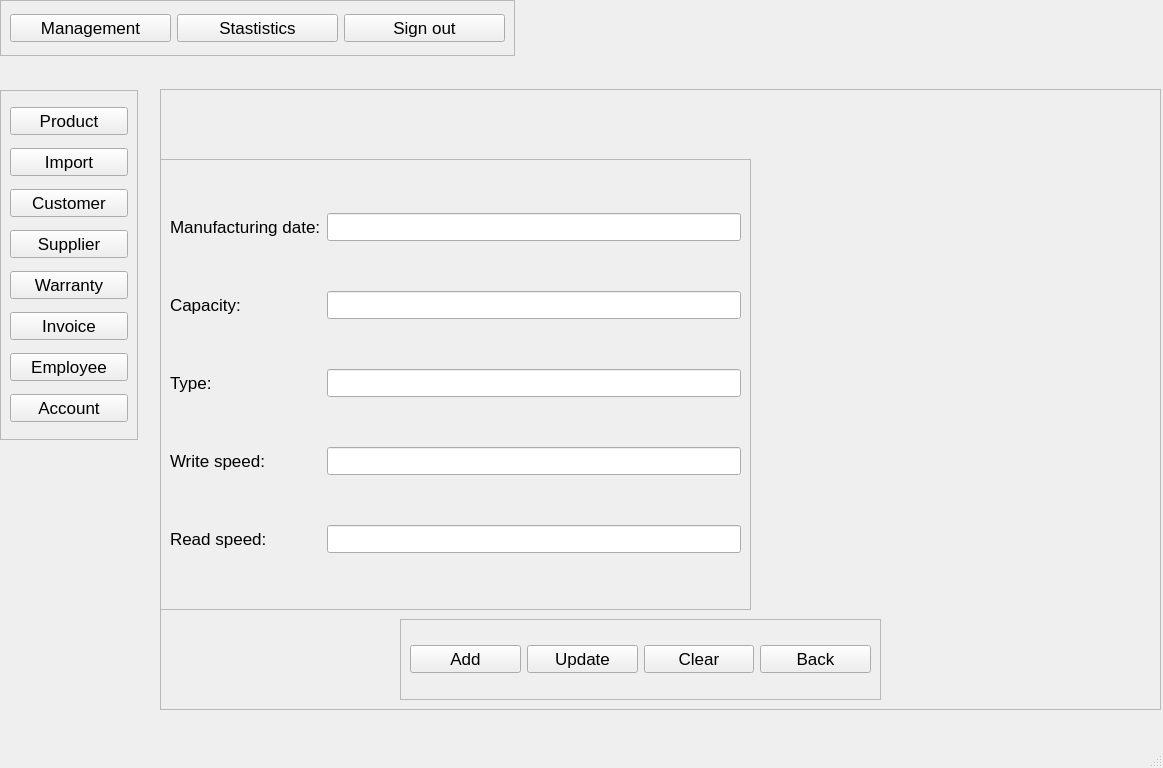
<?xml version="1.0" encoding="UTF-8"?>
<ui version="4.0">
 <class>ROM</class>
 <widget class="QMainWindow" name="ROM">
  <property name="geometry">
   <rect>
    <x>0</x>
    <y>0</y>
    <width>1163</width>
    <height>768</height>
   </rect>
  </property>
  <property name="font">
   <font>
    <pointsize>13</pointsize>
   </font>
  </property>
  <property name="windowTitle">
   <string>MainWindow</string>
  </property>
  <widget class="QWidget" name="centralwidget">
   <widget class="QFrame" name="frame_2">
    <property name="geometry">
     <rect>
      <x>160</x>
      <y>89</y>
      <width>1001</width>
      <height>621</height>
     </rect>
    </property>
    <property name="frameShape">
     <enum>QFrame::StyledPanel</enum>
    </property>
    <property name="frameShadow">
     <enum>QFrame::Raised</enum>
    </property>
    <widget class="QLabel" name="productName">
     <property name="geometry">
      <rect>
       <x>0</x>
       <y>0</y>
       <width>941</width>
       <height>41</height>
      </rect>
     </property>
     <property name="font">
      <font>
       <pointsize>15</pointsize>
      </font>
     </property>
     <property name="text">
      <string/>
     </property>
     <property name="alignment">
      <set>Qt::AlignCenter</set>
     </property>
    </widget>
    <widget class="QFrame" name="frame">
     <property name="geometry">
      <rect>
       <x>0</x>
       <y>70</y>
       <width>591</width>
       <height>451</height>
      </rect>
     </property>
     <property name="frameShape">
      <enum>QFrame::StyledPanel</enum>
     </property>
     <property name="frameShadow">
      <enum>QFrame::Raised</enum>
     </property>
     <layout class="QGridLayout" name="gridLayout">
      <item row="2" column="0">
       <widget class="QLabel" name="label_4">
        <property name="text">
         <string>Capacity:</string>
        </property>
       </widget>
      </item>
      <item row="2" column="1">
       <widget class="QLineEdit" name="capacity"/>
      </item>
      <item row="0" column="0">
       <widget class="QLabel" name="label_2">
        <property name="text">
         <string>Manufacturing date:</string>
        </property>
       </widget>
      </item>
      <item row="5" column="1">
       <widget class="QLineEdit" name="readSpeed"/>
      </item>
      <item row="5" column="0">
       <widget class="QLabel" name="label_6">
        <property name="text">
         <string>Read speed:</string>
        </property>
       </widget>
      </item>
      <item row="4" column="0">
       <widget class="QLabel" name="label_3">
        <property name="text">
         <string>Write speed:</string>
        </property>
       </widget>
      </item>
      <item row="4" column="1">
       <widget class="QLineEdit" name="writeSpeed"/>
      </item>
      <item row="3" column="1">
       <widget class="QLineEdit" name="type"/>
      </item>
      <item row="0" column="1">
       <widget class="QLineEdit" name="MFG"/>
      </item>
      <item row="3" column="0">
       <widget class="QLabel" name="label_5">
        <property name="text">
         <string>Type:</string>
        </property>
       </widget>
      </item>
     </layout>
    </widget>
    <widget class="QFrame" name="frame_6">
     <property name="geometry">
      <rect>
       <x>240</x>
       <y>530</y>
       <width>481</width>
       <height>81</height>
      </rect>
     </property>
     <property name="frameShape">
      <enum>QFrame::StyledPanel</enum>
     </property>
     <property name="frameShadow">
      <enum>QFrame::Raised</enum>
     </property>
     <layout class="QGridLayout" name="gridLayout_3">
      <item row="0" column="1">
       <widget class="QPushButton" name="update">
        <property name="text">
         <string>Update</string>
        </property>
       </widget>
      </item>
      <item row="0" column="3">
       <widget class="QPushButton" name="back">
        <property name="text">
         <string>Back</string>
        </property>
       </widget>
      </item>
      <item row="0" column="0">
       <widget class="QPushButton" name="add">
        <property name="text">
         <string>Add</string>
        </property>
       </widget>
      </item>
      <item row="0" column="2">
       <widget class="QPushButton" name="clear">
        <property name="text">
         <string>Clear</string>
        </property>
       </widget>
      </item>
     </layout>
    </widget>
   </widget>
   <widget class="QFrame" name="frame_3">
    <property name="geometry">
     <rect>
      <x>0</x>
      <y>0</y>
      <width>515</width>
      <height>56</height>
     </rect>
    </property>
    <property name="layoutDirection">
     <enum>Qt::LeftToRight</enum>
    </property>
    <property name="frameShape">
     <enum>QFrame::StyledPanel</enum>
    </property>
    <property name="frameShadow">
     <enum>QFrame::Raised</enum>
    </property>
    <layout class="QHBoxLayout" name="horizontalLayout">
     <item>
      <widget class="QPushButton" name="management">
       <property name="text">
        <string>Management</string>
       </property>
      </widget>
     </item>
     <item>
      <widget class="QPushButton" name="statistic">
       <property name="text">
        <string>Stastistics</string>
       </property>
      </widget>
     </item>
     <item>
      <widget class="QPushButton" name="signOut">
       <property name="text">
        <string>Sign out</string>
       </property>
      </widget>
     </item>
    </layout>
   </widget>
   <widget class="QFrame" name="frame_5">
    <property name="geometry">
     <rect>
      <x>0</x>
      <y>90</y>
      <width>138</width>
      <height>350</height>
     </rect>
    </property>
    <property name="frameShape">
     <enum>QFrame::StyledPanel</enum>
    </property>
    <property name="frameShadow">
     <enum>QFrame::Raised</enum>
    </property>
    <layout class="QVBoxLayout" name="verticalLayout">
     <item>
      <widget class="QPushButton" name="product">
       <property name="text">
        <string>Product</string>
       </property>
      </widget>
     </item>
     <item>
      <widget class="QPushButton" name="import_2">
       <property name="text">
        <string>Import</string>
       </property>
      </widget>
     </item>
     <item>
      <widget class="QPushButton" name="customer">
       <property name="text">
        <string>Customer</string>
       </property>
      </widget>
     </item>
     <item>
      <widget class="QPushButton" name="supplier">
       <property name="text">
        <string>Supplier</string>
       </property>
      </widget>
     </item>
     <item>
      <widget class="QPushButton" name="warranty">
       <property name="text">
        <string>Warranty</string>
       </property>
      </widget>
     </item>
     <item>
      <widget class="QPushButton" name="invoice">
       <property name="text">
        <string>Invoice</string>
       </property>
      </widget>
     </item>
     <item>
      <widget class="QPushButton" name="employee">
       <property name="text">
        <string>Employee</string>
       </property>
      </widget>
     </item>
     <item>
      <widget class="QPushButton" name="account">
       <property name="text">
        <string>Account</string>
       </property>
      </widget>
     </item>
    </layout>
   </widget>
  </widget>
  <widget class="QMenuBar" name="menubar">
   <property name="geometry">
    <rect>
     <x>0</x>
     <y>0</y>
     <width>1163</width>
     <height>26</height>
    </rect>
   </property>
  </widget>
  <widget class="QStatusBar" name="statusbar"/>
 </widget>
 <resources/>
 <connections/>
</ui>
